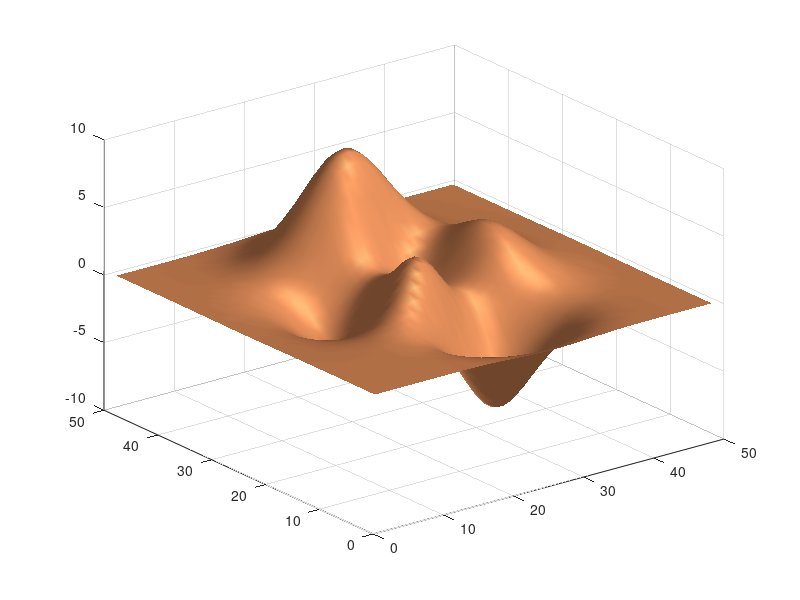

Reproduce this figure in MATLAB.
% testclf; surfl (peaks); colormap (copper (64)); shading ('interp'); f = uimenu ('label', '&File', 'accelerator', 'f'); e = uimenu ('label', '&Edit', 'accelerator', 'e'); uimenu (f, 'label', 'Close', 'accelerator', 'q', 'callback', 'close (gcf)'); uimenu (e, 'label', 'Toggle &Grid', 'accelerator', 'g', 'callback', 'grid (gca)');